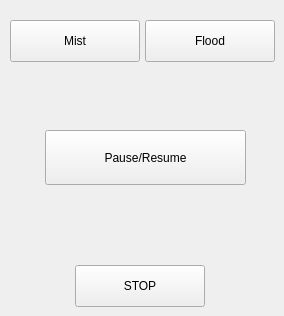
                 <widget class="QWidget" name="page_actionsMdi">
                  <widget class="ActionButton" name="actionbutton_6">
                   <property name="geometry">
                    <rect>
                     <x>75</x>
                     <y>265</y>
                     <width>130</width>
                     <height>42</height>
                    </rect>
                   </property>
                   <property name="sizePolicy">
                    <sizepolicy hsizetype="Fixed" vsizetype="Fixed">
                     <horstretch>0</horstretch>
                     <verstretch>0</verstretch>
                    </sizepolicy>
                   </property>
                   <property name="minimumSize">
                    <size>
                     <width>130</width>
                     <height>42</height>
                    </size>
                   </property>
                   <property name="maximumSize">
                    <size>
                     <width>130</width>
                     <height>42</height>
                    </size>
                   </property>
                   <property name="focusPolicy">
                    <enum>Qt::NoFocus</enum>
                   </property>
                   <property name="styleSheet">
                    <string notr="true">QPushButton {
   	font: 15pt &quot;Bebas Kai&quot;;
}</string>
                   </property>
                   <property name="text">
                    <string>STOP</string>
                   </property>
                   <property name="actionName" stdset="0">
                    <string>program.abort</string>
                   </property>
                  </widget>
                  <widget class="ActionButton" name="actionbutton_11">
                   <property name="geometry">
                    <rect>
                     <x>10</x>
                     <y>20</y>
                     <width>130</width>
                     <height>42</height>
                    </rect>
                   </property>
                   <property name="sizePolicy">
                    <sizepolicy hsizetype="Fixed" vsizetype="Fixed">
                     <horstretch>0</horstretch>
                     <verstretch>0</verstretch>
                    </sizepolicy>
                   </property>
                   <property name="minimumSize">
                    <size>
                     <width>130</width>
                     <height>42</height>
                    </size>
                   </property>
                   <property name="maximumSize">
                    <size>
                     <width>130</width>
                     <height>42</height>
                    </size>
                   </property>
                   <property name="focusPolicy">
                    <enum>Qt::NoFocus</enum>
                   </property>
                   <property name="styleSheet">
                    <string notr="true">QPushButton {
   	font: 15pt &quot;Bebas Kai&quot;;
}</string>
                   </property>
                   <property name="text">
                    <string>Mist</string>
                   </property>
                   <property name="checkable">
                    <bool>true</bool>
                   </property>
                   <property name="actionName" stdset="0">
                    <string>coolant.mist.toggle</string>
                   </property>
                  </widget>
                  <widget class="ActionButton" name="actionbutton_12">
                   <property name="geometry">
                    <rect>
                     <x>145</x>
                     <y>20</y>
                     <width>130</width>
                     <height>42</height>
                    </rect>
                   </property>
                   <property name="sizePolicy">
                    <sizepolicy hsizetype="Fixed" vsizetype="Fixed">
                     <horstretch>0</horstretch>
                     <verstretch>0</verstretch>
                    </sizepolicy>
                   </property>
                   <property name="minimumSize">
                    <size>
                     <width>130</width>
                     <height>42</height>
                    </size>
                   </property>
                   <property name="maximumSize">
                    <size>
                     <width>130</width>
                     <height>42</height>
                    </size>
                   </property>
                   <property name="focusPolicy">
                    <enum>Qt::NoFocus</enum>
                   </property>
                   <property name="styleSheet">
                    <string notr="true">QPushButton {
   	font: 15pt &quot;Bebas Kai&quot;;
}</string>
                   </property>
                   <property name="text">
                    <string>Flood</string>
                   </property>
                   <property name="checkable">
                    <bool>true</bool>
                   </property>
                   <property name="actionName" stdset="0">
                    <string>coolant.flood.toggle</string>
                   </property>
                  </widget>
                  <widget class="PauseResumeButton" name="pauseresumebutton_2">
                   <property name="geometry">
                    <rect>
                     <x>45</x>
                     <y>130</y>
                     <width>201</width>
                     <height>55</height>
                    </rect>
                   </property>
                   <property name="styleSheet">
                    <string notr="true">QPushButton {
   	font: 17pt &quot;Bebas Kai&quot;;
}</string>
                   </property>
                   <property name="text">
                    <string>Pause/Resume</string>
                   </property>
                  </widget>
                 </widget>
